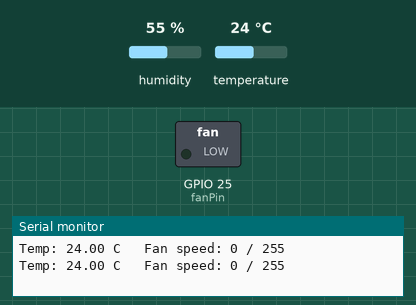
Simulated run of this sketch. Board: ESP32. On the bench: switched loads named in the sketch (green lamp = pin HIGH), the last lines printed to the serial monitor. The inputs (shaded band) are chosen by the test bench; at power-on: temperature 24 °C, humidity 55 %.

Above: at 2.8 s.
2.9 s: temperature set to 28 °C
At 4.8 s:
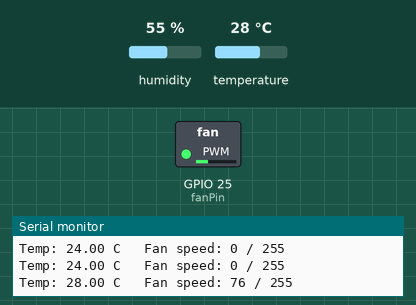
5.6 s: temperature set to 33 °C
At 6.6 s:
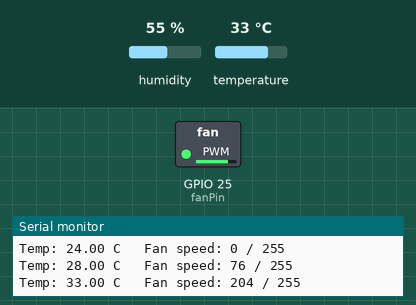
Timing chart, 0 to 8.6 s (numbered marks = the images above; inputs shaded):
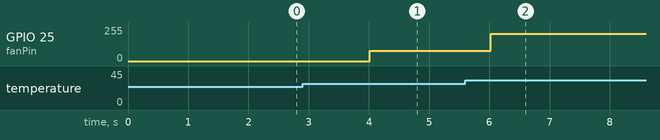

The sketch:

e3_pwm.ino
```cpp
#include <DHT.h>

int dhtPin = 15;
int fanPin = 25;

DHT dht(dhtPin, DHT22);

void setup() {
  Serial.begin(115200);
  dht.begin();
  ledcAttach(fanPin, 5000, 8);
  Serial.println("E3 ready. Click the DHT22 and change the temperature.");
}

void loop() {
  float temp = dht.readTemperature();

  int fanSpeed = map(temp, 25, 35, 0, 255);

  if (fanSpeed < 0) {
    fanSpeed = 0;
  }

  if (fanSpeed > 255) {
    fanSpeed = 255;
  }

  ledcWrite(fanPin, fanSpeed);

  Serial.print("Temp: ");
  Serial.print(temp);
  Serial.print(" C   Fan speed: ");
  Serial.print(fanSpeed);
  Serial.println(" / 255");

  delay(2000);
}
```

Measured:
- after the input at 2.9 s, GPIO 25 (fanPin): 0/255 → 76/255 after 1.1 s
- after the input at 5.6 s, GPIO 25 (fanPin): 76/255 → 203/255 after 0.42 s
